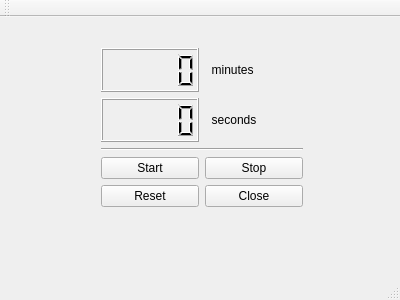
<?xml version="1.0" encoding="UTF-8"?>
<ui version="4.0">
 <class>MainWindow</class>
 <widget class="QMainWindow" name="MainWindow">
  <property name="geometry">
   <rect>
    <x>0</x>
    <y>0</y>
    <width>400</width>
    <height>300</height>
   </rect>
  </property>
  <property name="windowTitle">
   <string>MainWindow</string>
  </property>
  <widget class="QWidget" name="centralWidget">
   <widget class="QWidget" name="verticalLayoutWidget">
    <property name="geometry">
     <rect>
      <x>90</x>
      <y>20</y>
      <width>224</width>
      <height>181</height>
     </rect>
    </property>
    <layout class="QVBoxLayout" name="verticalLayout">
     <item>
      <layout class="QGridLayout" name="gridLayout_2">
       <item row="1" column="1">
        <widget class="QLabel" name="labelSec">
         <property name="text">
          <string>  seconds</string>
         </property>
        </widget>
       </item>
       <item row="0" column="1">
        <widget class="QLabel" name="labelMin">
         <property name="text">
          <string>  minutes</string>
         </property>
        </widget>
       </item>
       <item row="1" column="0">
        <widget class="QLCDNumber" name="lcdNumberSec"/>
       </item>
       <item row="0" column="0">
        <widget class="QLCDNumber" name="lcdNumberMin"/>
       </item>
      </layout>
     </item>
     <item>
      <widget class="Line" name="line">
       <property name="orientation">
        <enum>Qt::Horizontal</enum>
       </property>
      </widget>
     </item>
     <item>
      <layout class="QGridLayout" name="gridLayout">
       <item row="0" column="1">
        <widget class="QPushButton" name="stopButton">
         <property name="text">
          <string>Stop</string>
         </property>
        </widget>
       </item>
       <item row="1" column="0">
        <widget class="QPushButton" name="resetButton">
         <property name="text">
          <string>Reset</string>
         </property>
        </widget>
       </item>
       <item row="1" column="1">
        <widget class="QPushButton" name="closeButton">
         <property name="text">
          <string>Close</string>
         </property>
        </widget>
       </item>
       <item row="0" column="0">
        <widget class="QPushButton" name="startButton">
         <property name="text">
          <string>Start</string>
         </property>
        </widget>
       </item>
      </layout>
     </item>
    </layout>
   </widget>
  </widget>
  <widget class="QMenuBar" name="menuBar">
   <property name="geometry">
    <rect>
     <x>0</x>
     <y>0</y>
     <width>400</width>
     <height>25</height>
    </rect>
   </property>
  </widget>
  <widget class="QToolBar" name="mainToolBar">
   <attribute name="toolBarArea">
    <enum>TopToolBarArea</enum>
   </attribute>
   <attribute name="toolBarBreak">
    <bool>false</bool>
   </attribute>
  </widget>
  <widget class="QStatusBar" name="statusBar"/>
 </widget>
 <layoutdefault spacing="6" margin="11"/>
 <resources/>
 <connections>
  <connection>
   <sender>closeButton</sender>
   <signal>clicked()</signal>
   <receiver>MainWindow</receiver>
   <slot>close()</slot>
   <hints>
    <hint type="sourcelabel">
     <x>237</x>
     <y>224</y>
    </hint>
    <hint type="destinationlabel">
     <x>323</x>
     <y>226</y>
    </hint>
   </hints>
  </connection>
 </connections>
 <slots>
  <signal>interval()</signal>
 </slots>
</ui>
